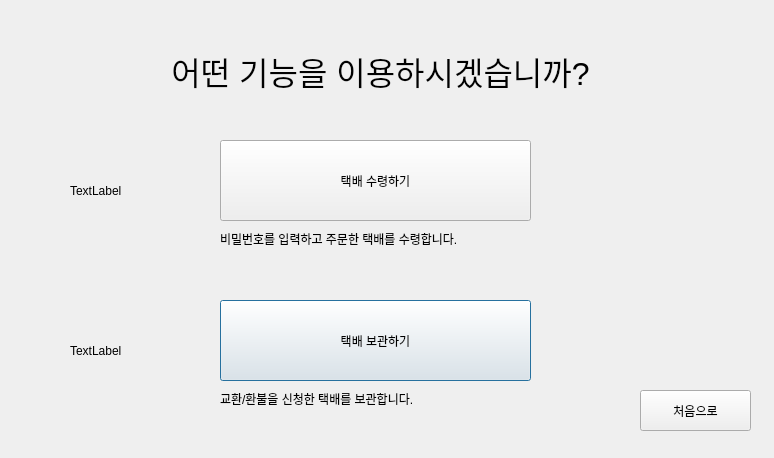
<?xml version="1.0" encoding="UTF-8"?>
<ui version="4.0">
 <class>Dialog</class>
 <widget class="QDialog" name="Dialog">
  <property name="geometry">
   <rect>
    <x>0</x>
    <y>0</y>
    <width>774</width>
    <height>458</height>
   </rect>
  </property>
  <property name="windowTitle">
   <string>Dialog</string>
  </property>
  <widget class="QLabel" name="label">
   <property name="geometry">
    <rect>
     <x>160</x>
     <y>40</y>
     <width>441</width>
     <height>61</height>
    </rect>
   </property>
   <property name="font">
    <font>
     <pointsize>24</pointsize>
    </font>
   </property>
   <property name="text">
    <string>어떤 기능을 이용하시겠습니까?</string>
   </property>
   <property name="alignment">
    <set>Qt::AlignCenter</set>
   </property>
  </widget>
  <widget class="QPushButton" name="store_button">
   <property name="geometry">
    <rect>
     <x>220</x>
     <y>300</y>
     <width>311</width>
     <height>81</height>
    </rect>
   </property>
   <property name="text">
    <string>택배 보관하기</string>
   </property>
  </widget>
  <widget class="QPushButton" name="receive_button">
   <property name="geometry">
    <rect>
     <x>220</x>
     <y>140</y>
     <width>311</width>
     <height>81</height>
    </rect>
   </property>
   <property name="text">
    <string>택배 수령하기</string>
   </property>
  </widget>
  <widget class="QLabel" name="receive">
   <property name="geometry">
    <rect>
     <x>70</x>
     <y>130</y>
     <width>141</width>
     <height>121</height>
    </rect>
   </property>
   <property name="text">
    <string>TextLabel</string>
   </property>
  </widget>
  <widget class="QLabel" name="label_3">
   <property name="geometry">
    <rect>
     <x>220</x>
     <y>390</y>
     <width>321</width>
     <height>17</height>
    </rect>
   </property>
   <property name="text">
    <string>교환/환불을 신청한 택배를 보관합니다.</string>
   </property>
  </widget>
  <widget class="QLabel" name="label_2">
   <property name="geometry">
    <rect>
     <x>220</x>
     <y>230</y>
     <width>311</width>
     <height>17</height>
    </rect>
   </property>
   <property name="text">
    <string>비밀번호를 입력하고 주문한 택배를 수령합니다.</string>
   </property>
  </widget>
  <widget class="QLabel" name="store">
   <property name="geometry">
    <rect>
     <x>70</x>
     <y>290</y>
     <width>141</width>
     <height>121</height>
    </rect>
   </property>
   <property name="text">
    <string>TextLabel</string>
   </property>
  </widget>
  <widget class="QPushButton" name="home_button">
   <property name="geometry">
    <rect>
     <x>640</x>
     <y>390</y>
     <width>111</width>
     <height>41</height>
    </rect>
   </property>
   <property name="text">
    <string>처음으로</string>
   </property>
  </widget>
 </widget>
 <resources/>
 <connections/>
</ui>
